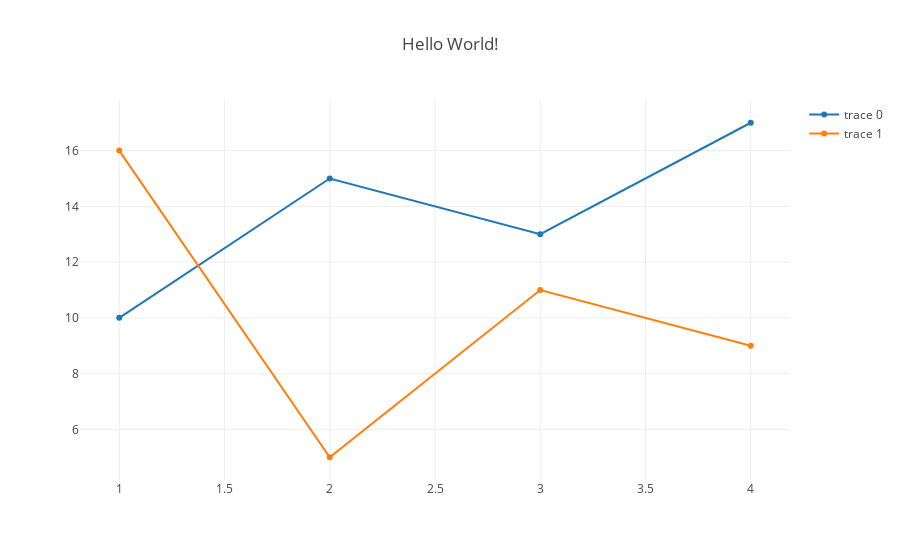

The notebook cell saved with this chart:
### Markdown cell above
## Hello Plotly

### Code cell
trace0 = go.Scatter(
    x=[1, 2, 3, 4],
    y=[10, 15, 13, 17]
)
trace1 = go.Scatter(
    x=[1, 2, 3, 4],
    y=[16, 5, 11, 9]
)
data = [trace0, trace1]
layout = go.Layout(title='Hello World!')

'''
py.plot({
    "data"   : data,
    "layout" : layout
    }, filename = 'basic-line.html', auto_open=True)

'''
py.iplot({
    "data"   : data,
    "layout" : layout
})

### Figure 1 — Plotly figure (JSON) as saved in the notebook; plotly's stock layout.template omitted (floating-point values rounded to 4 significant figures)
{"data": [{"type": "scatter", "uid": "ee1df66f-afe9-4e0d-b85e-ddbf595d5cf7", "x": [1, 2, 3, 4], "y": [10, 15, 13, 17]}, {"type": "scatter", "uid": "c9a89dd2-4dfe-4f82-86f9-4491bc05c425", "x": [1, 2, 3, 4], "y": [16, 5, 11, 9]}], "layout": {"autosize": true, "title": {"text": "Hello World!"}, "xaxis": {"autorange": true, "range": [0.8222, 4.178], "type": "linear"}, "yaxis": {"autorange": true, "range": [4.01, 17.99], "type": "linear"}}}
